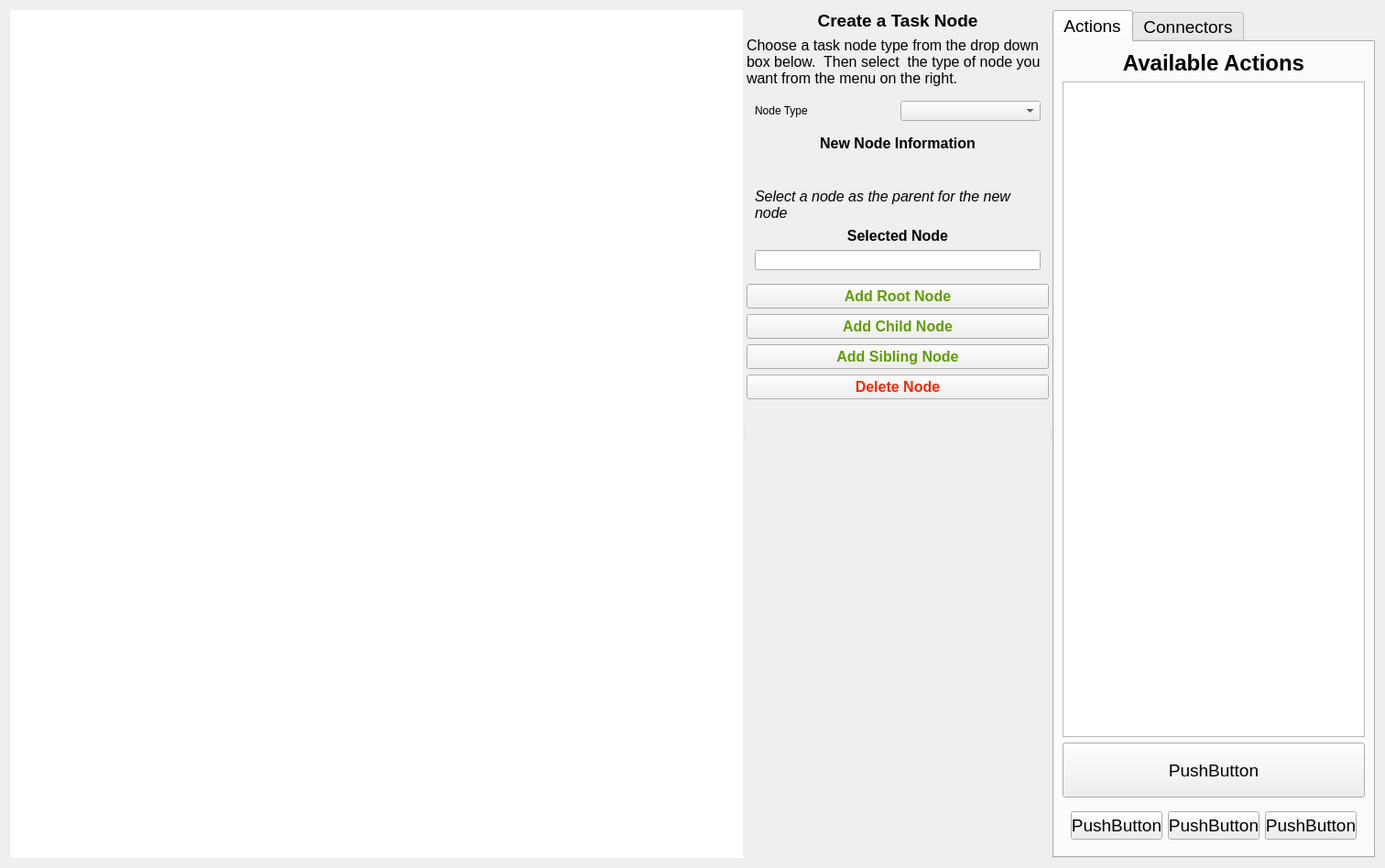
<?xml version="1.0" encoding="UTF-8"?>
<ui version="4.0">
 <class>Form</class>
 <widget class="QWidget" name="Form">
  <property name="geometry">
   <rect>
    <x>0</x>
    <y>0</y>
    <width>1512</width>
    <height>948</height>
   </rect>
  </property>
  <property name="minimumSize">
   <size>
    <width>1100</width>
    <height>600</height>
   </size>
  </property>
  <property name="windowTitle">
   <string>Form</string>
  </property>
  <layout class="QHBoxLayout" name="horizontalLayout_2">
   <item>
    <widget class="QSplitter" name="splitter">
     <property name="orientation">
      <enum>Qt::Horizontal</enum>
     </property>
     <widget class="QWidget" name="instructor_widget" native="true">
      <property name="sizePolicy">
       <sizepolicy hsizetype="Expanding" vsizetype="Preferred">
        <horstretch>0</horstretch>
        <verstretch>0</verstretch>
       </sizepolicy>
      </property>
      <property name="minimumSize">
       <size>
        <width>800</width>
        <height>0</height>
       </size>
      </property>
      <property name="baseSize">
       <size>
        <width>0</width>
        <height>0</height>
       </size>
      </property>
      <property name="styleSheet">
       <string notr="true">background-color:#ffffff</string>
      </property>
      <layout class="QGridLayout" name="gridLayout_4">
       <item row="0" column="0">
        <layout class="QGridLayout" name="instructor_layout"/>
       </item>
      </layout>
     </widget>
     <widget class="QWidget" name="widget_3" native="true">
      <property name="minimumSize">
       <size>
        <width>250</width>
        <height>0</height>
       </size>
      </property>
      <property name="styleSheet">
       <string notr="true"/>
      </property>
      <layout class="QGridLayout" name="gridLayout_2">
       <item row="2" column="0">
        <widget class="QLabel" name="label_2">
         <property name="font">
          <font>
           <pointsize>12</pointsize>
           <weight>75</weight>
           <bold>true</bold>
          </font>
         </property>
         <property name="text">
          <string>New Node Information</string>
         </property>
         <property name="alignment">
          <set>Qt::AlignCenter</set>
         </property>
         <property name="wordWrap">
          <bool>true</bool>
         </property>
        </widget>
       </item>
       <item row="1" column="0">
        <widget class="QWidget" name="widget_6" native="true">
         <layout class="QHBoxLayout" name="horizontalLayout_5">
          <item>
           <widget class="QLabel" name="label_4">
            <property name="text">
             <string>Node Type</string>
            </property>
           </widget>
          </item>
          <item>
           <widget class="QComboBox" name="node_type_list">
            <property name="minimumSize">
             <size>
              <width>0</width>
              <height>0</height>
             </size>
            </property>
           </widget>
          </item>
         </layout>
        </widget>
       </item>
       <item row="14" column="0">
        <spacer name="verticalSpacer">
         <property name="orientation">
          <enum>Qt::Vertical</enum>
         </property>
         <property name="sizeHint" stdset="0">
          <size>
           <width>20</width>
           <height>40</height>
          </size>
         </property>
        </spacer>
       </item>
       <item row="0" column="0">
        <layout class="QVBoxLayout" name="verticalLayout_2">
         <item>
          <widget class="QLabel" name="create_node_label">
           <property name="maximumSize">
            <size>
             <width>16777215</width>
             <height>48</height>
            </size>
           </property>
           <property name="font">
            <font>
             <pointsize>14</pointsize>
             <weight>75</weight>
             <bold>true</bold>
            </font>
           </property>
           <property name="text">
            <string>Create a Task Node</string>
           </property>
           <property name="alignment">
            <set>Qt::AlignCenter</set>
           </property>
          </widget>
         </item>
         <item>
          <widget class="QLabel" name="create_node_desc">
           <property name="font">
            <font>
             <pointsize>12</pointsize>
            </font>
           </property>
           <property name="text">
            <string>Choose a task node type from the drop down box below.  Then select  the type of node you want from the menu on the right.</string>
           </property>
           <property name="wordWrap">
            <bool>true</bool>
           </property>
          </widget>
         </item>
        </layout>
       </item>
       <item row="7" column="0">
        <widget class="QWidget" name="widget_4" native="true">
         <property name="minimumSize">
          <size>
           <width>180</width>
           <height>0</height>
          </size>
         </property>
         <layout class="QGridLayout" name="gridLayout">
          <item row="2" column="0">
           <widget class="QLineEdit" name="selected_node_field"/>
          </item>
          <item row="1" column="0">
           <widget class="QLabel" name="label_3">
            <property name="font">
             <font>
              <pointsize>12</pointsize>
              <weight>75</weight>
              <bold>true</bold>
             </font>
            </property>
            <property name="text">
             <string>Selected Node</string>
            </property>
            <property name="alignment">
             <set>Qt::AlignCenter</set>
            </property>
           </widget>
          </item>
          <item row="0" column="0">
           <widget class="QLabel" name="label_5">
            <property name="font">
             <font>
              <pointsize>12</pointsize>
              <italic>true</italic>
             </font>
            </property>
            <property name="text">
             <string>Select a node as the parent for the new node</string>
            </property>
            <property name="wordWrap">
             <bool>true</bool>
            </property>
           </widget>
          </item>
         </layout>
        </widget>
       </item>
       <item row="9" column="0">
        <widget class="QPushButton" name="add_node_child_btn">
         <property name="font">
          <font>
           <pointsize>12</pointsize>
           <weight>75</weight>
           <bold>true</bold>
          </font>
         </property>
         <property name="styleSheet">
          <string notr="true">color:#5F9C03</string>
         </property>
         <property name="text">
          <string>Add Child Node</string>
         </property>
        </widget>
       </item>
       <item row="10" column="0">
        <widget class="QPushButton" name="add_node_sibling_btn">
         <property name="font">
          <font>
           <pointsize>12</pointsize>
           <weight>75</weight>
           <bold>true</bold>
          </font>
         </property>
         <property name="styleSheet">
          <string notr="true">color:#5F9C03</string>
         </property>
         <property name="text">
          <string>Add Sibling Node</string>
         </property>
        </widget>
       </item>
       <item row="11" column="0">
        <widget class="QPushButton" name="delete_node_btn">
         <property name="font">
          <font>
           <pointsize>12</pointsize>
           <weight>75</weight>
           <bold>true</bold>
          </font>
         </property>
         <property name="styleSheet">
          <string notr="true">color:#F02A02</string>
         </property>
         <property name="text">
          <string>Delete Node</string>
         </property>
        </widget>
       </item>
       <item row="5" column="0" rowspan="2">
        <widget class="QWidget" name="node_info_widget" native="true">
         <layout class="QGridLayout" name="gridLayout_5">
          <item row="0" column="0">
           <layout class="QGridLayout" name="node_info_layout"/>
          </item>
         </layout>
        </widget>
       </item>
       <item row="13" column="0">
        <widget class="QWidget" name="widget" native="true"/>
       </item>
       <item row="8" column="0">
        <widget class="QPushButton" name="add_node_root_btn">
         <property name="font">
          <font>
           <pointsize>12</pointsize>
           <weight>75</weight>
           <bold>true</bold>
          </font>
         </property>
         <property name="styleSheet">
          <string notr="true">color:#5F9C03</string>
         </property>
         <property name="text">
          <string>Add Root Node</string>
         </property>
        </widget>
       </item>
      </layout>
     </widget>
     <widget class="QTabWidget" name="tabWidget">
      <property name="minimumSize">
       <size>
        <width>220</width>
        <height>250</height>
       </size>
      </property>
      <property name="maximumSize">
       <size>
        <width>16777215</width>
        <height>16777215</height>
       </size>
      </property>
      <property name="font">
       <font>
        <pointsize>14</pointsize>
        <weight>50</weight>
        <italic>false</italic>
        <bold>false</bold>
       </font>
      </property>
      <property name="currentIndex">
       <number>0</number>
      </property>
      <widget class="QWidget" name="tab">
       <property name="minimumSize">
        <size>
         <width>180</width>
         <height>0</height>
        </size>
       </property>
       <attribute name="title">
        <string>Actions</string>
       </attribute>
       <layout class="QHBoxLayout" name="horizontalLayout_3">
        <item>
         <layout class="QVBoxLayout" name="verticalLayout">
          <item alignment="Qt::AlignTop">
           <widget class="QLabel" name="label">
            <property name="minimumSize">
             <size>
              <width>180</width>
              <height>0</height>
             </size>
            </property>
            <property name="maximumSize">
             <size>
              <width>16777215</width>
              <height>36</height>
             </size>
            </property>
            <property name="font">
             <font>
              <pointsize>18</pointsize>
              <weight>75</weight>
              <bold>true</bold>
             </font>
            </property>
            <property name="autoFillBackground">
             <bool>false</bool>
            </property>
            <property name="styleSheet">
             <string notr="true"/>
            </property>
            <property name="text">
             <string>Available Actions</string>
            </property>
            <property name="alignment">
             <set>Qt::AlignCenter</set>
            </property>
            <property name="wordWrap">
             <bool>false</bool>
            </property>
           </widget>
          </item>
          <item>
           <widget class="QListView" name="listView">
            <property name="minimumSize">
             <size>
              <width>180</width>
              <height>0</height>
             </size>
            </property>
            <property name="maximumSize">
             <size>
              <width>10000</width>
              <height>10000</height>
             </size>
            </property>
           </widget>
          </item>
          <item>
           <widget class="QPushButton" name="pushButton">
            <property name="minimumSize">
             <size>
              <width>0</width>
              <height>60</height>
             </size>
            </property>
            <property name="text">
             <string>PushButton</string>
            </property>
           </widget>
          </item>
          <item>
           <widget class="QWidget" name="widget_2" native="true">
            <property name="minimumSize">
             <size>
              <width>0</width>
              <height>48</height>
             </size>
            </property>
            <layout class="QGridLayout" name="gridLayout_3">
             <item row="0" column="0">
              <layout class="QHBoxLayout" name="horizontalLayout">
               <item>
                <widget class="QPushButton" name="pushButton_4">
                 <property name="text">
                  <string>PushButton</string>
                 </property>
                </widget>
               </item>
               <item>
                <widget class="QPushButton" name="pushButton_3">
                 <property name="text">
                  <string>PushButton</string>
                 </property>
                </widget>
               </item>
               <item>
                <widget class="QPushButton" name="pushButton_2">
                 <property name="text">
                  <string>PushButton</string>
                 </property>
                </widget>
               </item>
              </layout>
             </item>
            </layout>
           </widget>
          </item>
         </layout>
        </item>
       </layout>
      </widget>
      <widget class="QWidget" name="tab_2">
       <property name="minimumSize">
        <size>
         <width>180</width>
         <height>0</height>
        </size>
       </property>
       <attribute name="title">
        <string>Connectors</string>
       </attribute>
      </widget>
     </widget>
    </widget>
   </item>
  </layout>
 </widget>
 <resources/>
 <connections/>
</ui>
